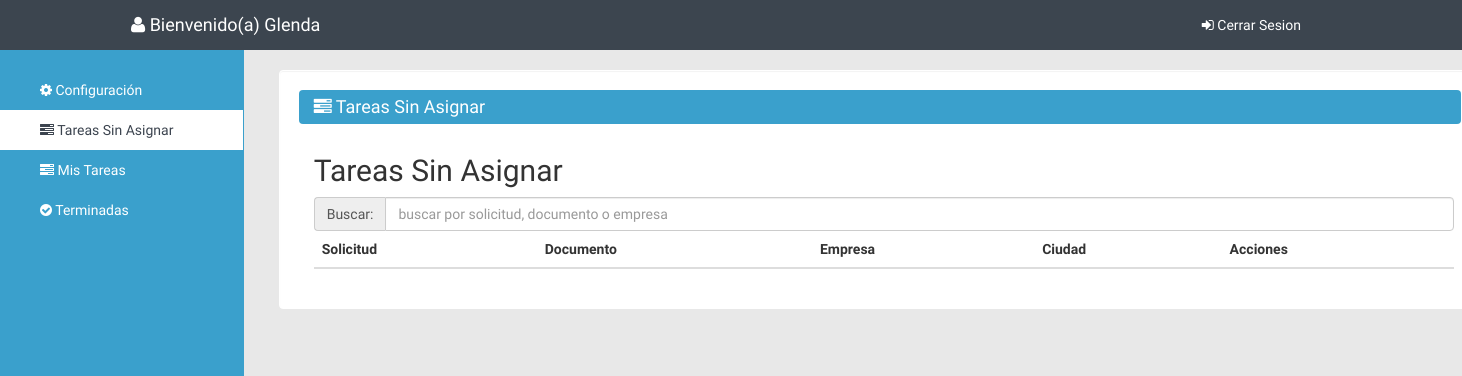
The page /sinAsignar.php (signed in) on the database as committed earlier.
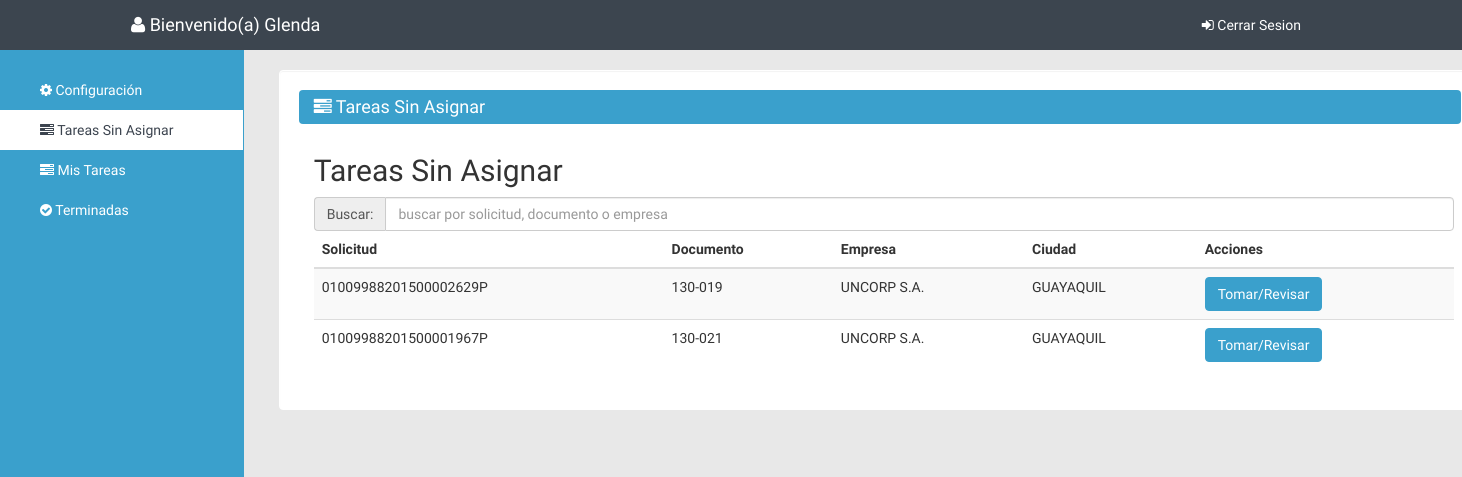
The same page on the database as committed later.
### tables this page shows
CREATE TABLE `documents` (
  `req_no` varchar(50) NOT NULL,
  `dcm_cd` varchar(15) NOT NULL,
  `co_nm` varchar(100) NOT NULL,
  `req_city_cd` varchar(3) NOT NULL,
  `process_instances_id` int(11) NOT NULL
);

### admin/includes/config.class.php (called while the page is built, shortened)
<?php
class Conexion
{
    private static $instancia;
    private $dbh;
    private function __construct(){
        try {
            $this->dbh = new PDO('mysql:host='.HOST.';dbname='.DBNAME, DBUSER, DBPASSWORD);
            $this->dbh->exec("SET CHARACTER SET utf8");
        } catch (PDOException $e) {
            print "Error!: " . $e->getMessage();
            die();
        }
    }
    public function prepare($sql)
    {
        return $this->dbh->prepare($sql);
    }
    public static function singleton_conexion()
    {
        if (!isset(self::$instancia)) {
            self::$instancia = new $miclase;
        }
        return self::$instancia;
    }
}

### includes/sau-functions.php (the view, shortened to what this page needs)
<?php
function getstyle(){
$conexion = Conexion::singleton_conexion();
	$SQL = "SELECT * FROM sau";
	$sentence = $conexion -> prepare($SQL);
	$sentence -> execute();
	$results = $sentence -> fetchAll();
	if (empty($results)) {
	}else{
		foreach ($results as $key){
			echo'<link href="themes/style-color-'.$key['style'].'.css" rel="stylesheet">';
		}
	}
}
function tareaSinAsignar($rol){
    $conexion = Conexion::singleton_conexion();
    if($rol==4){
        $name='REVISION FINAL';
    }else{
        $name='REVISION CALIFICADO';
    }
	  $SQL = "SELECT activities_instances.id as id_activity,req_no,dcm_cd,co_nm,documents.req_city_cd, activities_instances.process_instances_id as id_process FROM
                  documents JOIN process_instances
                  ON documents.process_instances_id=process_instances.id
                  JOIN activities_instances
                  ON process_instances.id=activities_instances.process_instances_id
                  AND process_instances.state='READY' AND activities_instances.state='READY'
                  AND activities_instances.name=:name
                  AND activities_instances.user_id=0";
	$sentence = $conexion -> prepare($SQL);
        $sentence -> bindParam(':name', $name);
	$sentence -> execute();
	$results = $sentence -> fetchAll();
	if (empty($results)) {
	}else{
		foreach ($results as $key){
                echo'
                  <tr>
                    <td class="hidden"  id="process">'.$key['id_process'].'</td>
                    <td class="hidden"  id="activity">'.$key['id_activity'].'</td>
                    <td>'.$key['req_no'].'</td>
                    <td>'.$key['dcm_cd'].'</td>
                    <td>'.$key['co_nm'].'</td>';
            if($key['req_city_cd']=='MEC'){
                echo'<td>MANTA</td>';
            }else{
                echo'<td>GUAYAQUIL</td>';
            }
            echo    '
                    <td>
                        <button type="button" data-id="'.$key['req_no'].'" class="btn btn-default tomar">Tomar/Revisar</button>
                    </td>
                  </tr>';
		}
	}
}

Rows that differ between the two databases and show on the page:
added documents: req_no "01009988201500002629P", dcm_cd "130-019", co_nm "UNCORP S.A.", req_city_cd "GUAYAQUIL"
added documents: req_no "01009988201500001967P", dcm_cd "130-021", co_nm "UNCORP S.A.", req_city_cd "GUAYAQUIL"
